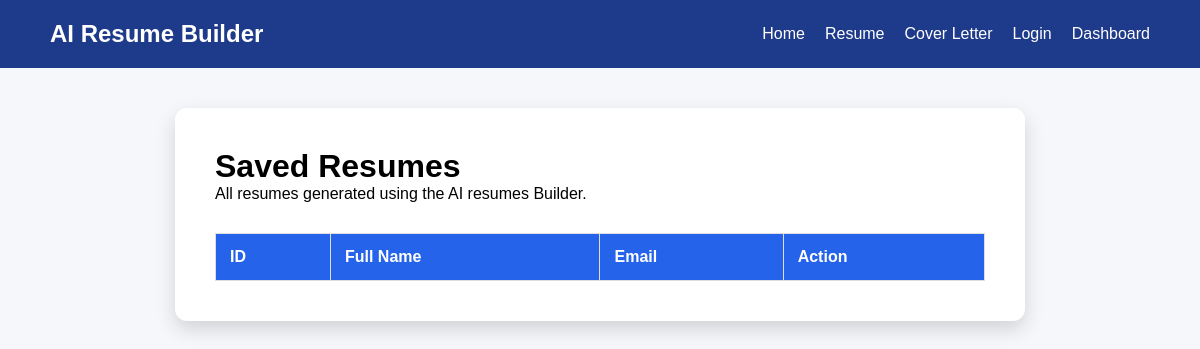
Page /dashboard on the earlier database version.
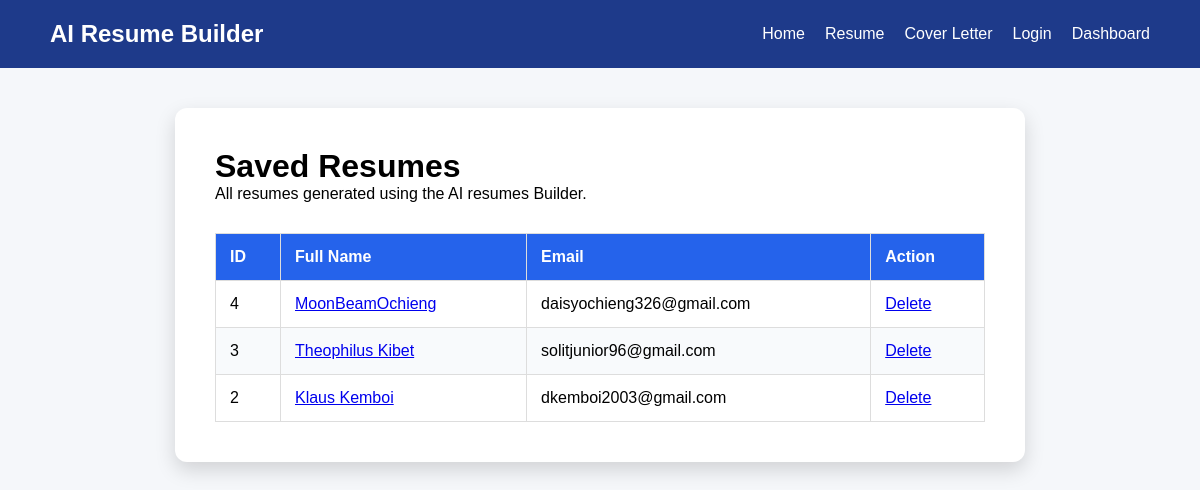
Same page on the later database version.
### tables this page shows
CREATE TABLE resumes(
            id INTEGER PRIMARY KEY AUTOINCREMENT,
            full_name TEXT,
            email TEXT,
            phone TEXT,
            education TEXT,
            skills TEXT,
            experience TEXT,
            summary TEXT
        );

### app.py (the view)
@app.route("/dashboard")
def dashboard():
    resumes = get_all_resumes()
    return render_template(
        "dashboard.html",
        resumes = resumes
    )

### database/db.py (called while the page is built)
def get_all_resumes():
    conn = sqlite3.connect(DB_PATH)
    cursor = conn.cursor()
    cursor.execute("""
        SELECT id, full_name, email
        FROM resumes
        ORDER BY id DESC
    """)
    resumes = cursor.fetchall()
    conn.close()
    return resumes

### templates/dashboard.html
{%extends  "base.html" %}
{% block content %}
<div class="resume-preview">
    <h1>Saved Resumes</h1>
    <p>All resumes generated using the AI resumes Builder.</p>
    <table class="dashboard-table">
        <thead>
            <tr>
                <th>ID</th>
                <th>Full Name</th>
                <th>Email</th>
                <th>Action</th>
            </tr>
        </thead>
        <tbody>
            {% for resume in resumes %}
            <tr>
                <td>{{ resume[0] }}</td>
                <td>
                    <a href="{{url_for('view_resume', resume_id = resume[0]) }}">{{ resume[1] }}</a>
                </td>
                <td>{{ resume[2] }}</td>
                <td>
                    <a href="{{ url_for('delete_resume_route', resume_id = resume[0]) }}"
                    onclick="return confirm('Are you sure you want to delete this resume?');">
                    Delete
                    </a>
                </td>
            </tr>
            {% endfor %}
        </tbody>
    </table>
</div>
{% endblock %}

### templates/base.html (shortened to what this page needs)
<!DOCTYPE html>
<html lang="en">
<head>
    <link rel="stylesheet"
          href="{{ url_for('static', filename='css/style.css') }}">
</head>
<body>
    <nav>
        <h2>AI Resume Builder</h2>
        <ul>
            <li><a href="{{ url_for('home') }}">Home</a></li>
            <li><a href="{{ url_for('resume') }}">Resume</a></li>
            <li><a href="{{ url_for('cover_letter') }}">Cover Letter</a></li>
            <li><a href="{{ url_for('login') }}">Login</a></li>
            <li><a href="{{ url_for('dashboard') }}">Dashboard</a></li>
        </ul>
    </nav>
    {% block content %}
    {% endblock %}
</body>
</html>

### static/css/style.css (style rules this page uses)
* { margin : 0; padding: 0; box-sizing: border-box; }
body { font-family: Arial, sans-serif; background-color: #f5f7fa; }
nav { background-color: #1e3a8a; color: white; display: flex; justify-content: space-between; align-items: center; padding: 20px 50px; }
nav ul { display: flex; list-style: none; }
nav li { margin-left: 20px; }
nav a { color: white; text-decoration: none; }
.resume-preview { width: 80%; max-width: 850px; margin: 40px auto; background: white; border-radius: 12px; padding: 40px; box-shadow: 0 8px 20px rgba(0, 0, 0, 0.15); }
.dashboard-table { width: 100%; border-collapse: collapse; margin-top: 30px; }
.dashboard-table th, .dashboard-table td { border: 1px solid #ddd; padding: 14px; text-align: left; }
.dashboard-table th { background-color: #2563eb; color: white; }
.dashboard-table tr:nth-child(even) { background-color: #f8fafc; }

Differences in the rows shown:
added resumes: id "4", full_name "MoonBeamOchieng", email "daisyochieng326@gmail.com"
added resumes: id "3", full_name "Theophilus Kibet", email "solitjunior96@gmail.com"
added resumes: id "2", full_name "Klaus Kemboi", email "dkemboi2003@gmail.com"
